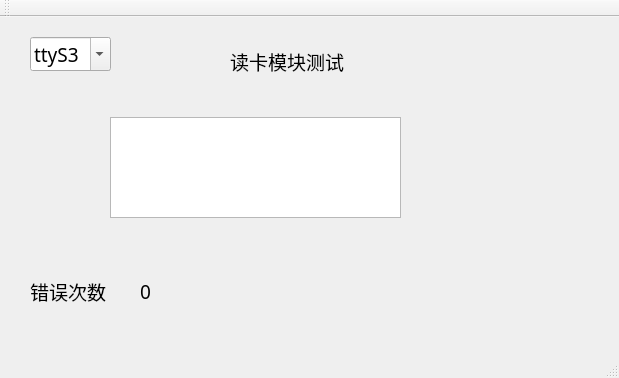
<?xml version="1.0" encoding="UTF-8"?>
<ui version="4.0">
 <class>MainWindow</class>
 <widget class="QMainWindow" name="MainWindow">
  <property name="geometry">
   <rect>
    <x>0</x>
    <y>0</y>
    <width>619</width>
    <height>378</height>
   </rect>
  </property>
  <property name="font">
   <font>
    <family>Agency FB</family>
    <pointsize>14</pointsize>
   </font>
  </property>
  <property name="windowTitle">
   <string>MainWindow</string>
  </property>
  <widget class="QWidget" name="centralWidget">
   <widget class="QLabel" name="label">
    <property name="geometry">
     <rect>
      <x>230</x>
      <y>30</y>
      <width>138</width>
      <height>28</height>
     </rect>
    </property>
    <property name="text">
     <string>读卡模块测试</string>
    </property>
   </widget>
   <widget class="QTextEdit" name="te_card">
    <property name="geometry">
     <rect>
      <x>110</x>
      <y>100</y>
      <width>291</width>
      <height>101</height>
     </rect>
    </property>
   </widget>
   <widget class="QComboBox" name="cb_tty">
    <property name="geometry">
     <rect>
      <x>30</x>
      <y>20</y>
      <width>81</width>
      <height>34</height>
     </rect>
    </property>
    <property name="editable">
     <bool>true</bool>
    </property>
    <item>
     <property name="text">
      <string>ttyS3</string>
     </property>
    </item>
    <item>
     <property name="text">
      <string>com5</string>
     </property>
    </item>
   </widget>
   <widget class="QLabel" name="label_2">
    <property name="geometry">
     <rect>
      <x>30</x>
      <y>260</y>
      <width>92</width>
      <height>28</height>
     </rect>
    </property>
    <property name="text">
     <string>错误次数</string>
    </property>
   </widget>
   <widget class="QLabel" name="lb_errcnt">
    <property name="geometry">
     <rect>
      <x>140</x>
      <y>260</y>
      <width>62</width>
      <height>28</height>
     </rect>
    </property>
    <property name="text">
     <string>0</string>
    </property>
   </widget>
  </widget>
  <widget class="QMenuBar" name="menuBar">
   <property name="geometry">
    <rect>
     <x>0</x>
     <y>0</y>
     <width>619</width>
     <height>26</height>
    </rect>
   </property>
  </widget>
  <widget class="QToolBar" name="mainToolBar">
   <attribute name="toolBarArea">
    <enum>TopToolBarArea</enum>
   </attribute>
   <attribute name="toolBarBreak">
    <bool>false</bool>
   </attribute>
  </widget>
  <widget class="QStatusBar" name="statusBar"/>
 </widget>
 <layoutdefault spacing="6" margin="11"/>
 <resources/>
 <connections/>
</ui>
